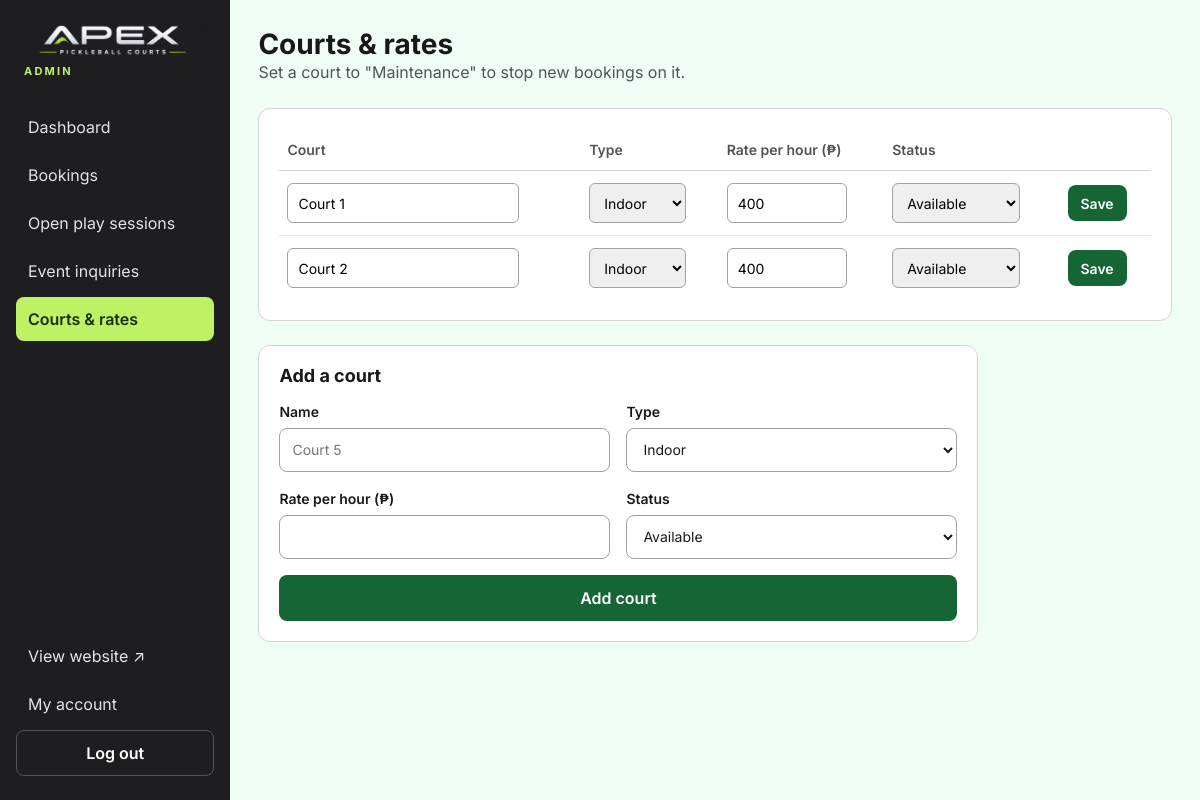
The page /admin/courts.php (signed in) on the database as committed earlier.
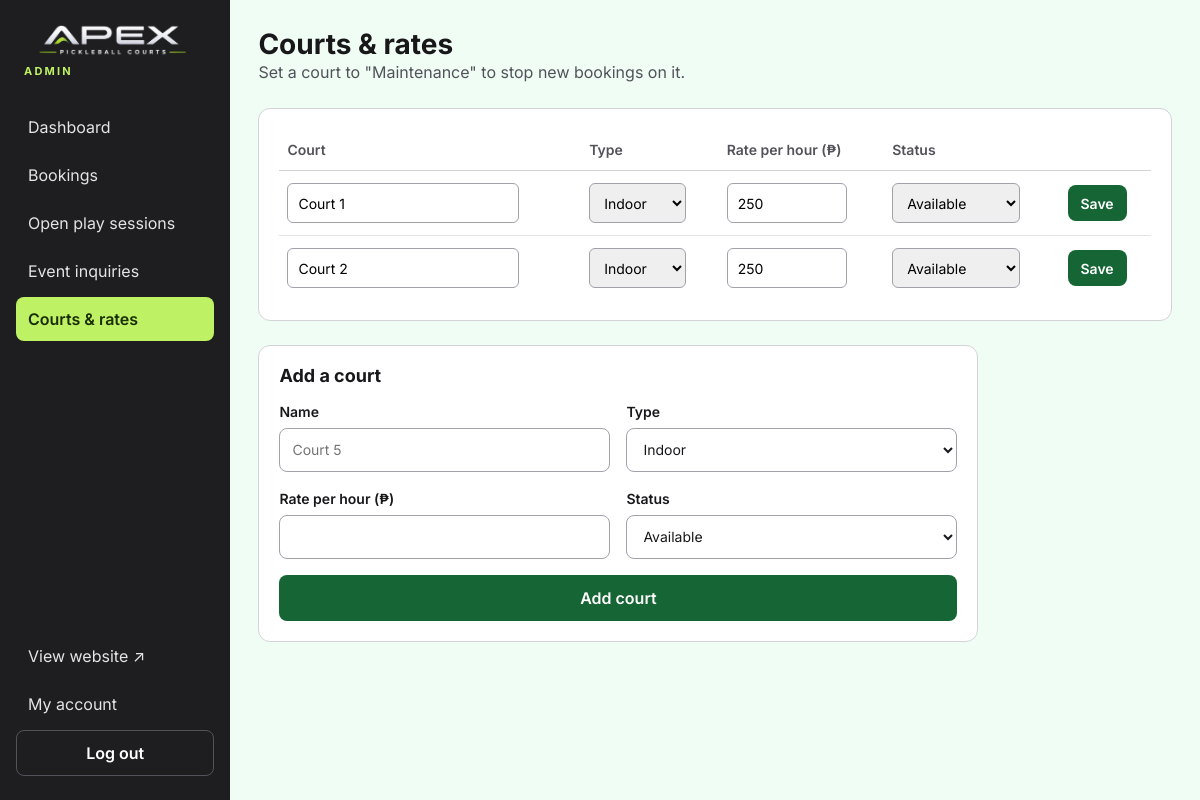
The same page on the database as committed later.
### tables this page shows
CREATE TABLE courts (
  id INT AUTO_INCREMENT PRIMARY KEY,
  name VARCHAR(50) NOT NULL,
  court_type VARCHAR(20) NOT NULL DEFAULT 'Indoor',
  hourly_rate DECIMAL(10,2) NOT NULL,
  status VARCHAR(20) NOT NULL DEFAULT 'available',  
  sort_order INT NOT NULL DEFAULT 0
);

### includes/functions.php (called while the page is built, shortened)
<?php
function e($value): string
{
    return htmlspecialchars((string) $value, ENT_QUOTES, 'UTF-8');
}

### admin/courts.php (the view, shortened to what this page needs)
<?php
require __DIR__ . '/../includes/functions.php';
$pdo = db();
$types = ['Indoor', 'Outdoor'];
$statuses = ['available' => 'Available', 'maintenance' => 'Maintenance'];
$courts = $pdo->query('SELECT * FROM courts ORDER BY sort_order, id')->fetchAll();
require __DIR__ . '/../includes/admin_header.php';
?>
<div class="admin-top">
  <div><h1>Courts &amp; rates</h1><p class="muted">Set a court to "Maintenance" to stop new bookings on it.</p></div>
</div>
<section class="panel">
  <div class="table-wrap">
    <table class="table">
      <thead><tr><th>Court</th><th>Type</th><th>Rate per hour (₱)</th><th>Status</th><th><span class="sr-only">Save</span></th></tr></thead>
      <tbody>
      <?php foreach ($courts as $c): $fid = 'court-' . (int) $c['id']; ?>
        <tr>
          <td><input form="<?= $fid ?>" aria-label="Court name" class="field-input" type="text" name="name" value="<?= e($c['name']) ?>" required style="min-height: 40px; padding: 6px 10px; border: 1px solid #a1a1aa; border-radius: 6px; font: inherit"></td>
          <td><select form="<?= $fid ?>" aria-label="Court type" name="court_type" style="min-height: 40px; padding: 6px 10px; border: 1px solid #a1a1aa; border-radius: 6px; font: inherit">
            <?php foreach ($types as $t): ?><option <?= $c['court_type'] === $t ? 'selected' : '' ?>><?= $t ?></option><?php endforeach; ?></select></td>
          <td><input form="<?= $fid ?>" aria-label="Hourly rate" type="number" name="hourly_rate" min="0" step="1" value="<?= e((float) $c['hourly_rate']) ?>" required style="min-height: 40px; width: 120px; padding: 6px 10px; border: 1px solid #a1a1aa; border-radius: 6px; font: inherit"></td>
          <td><select form="<?= $fid ?>" aria-label="Status" name="status" style="min-height: 40px; padding: 6px 10px; border: 1px solid #a1a1aa; border-radius: 6px; font: inherit">
            <?php foreach ($statuses as $v => $l): ?><option value="<?= $v ?>" <?= $c['status'] === $v ? 'selected' : '' ?>><?= $l ?></option><?php endforeach; ?></select></td>
          <td>
            <form method="post" id="<?= $fid ?>"><?= csrf_field() ?><input type="hidden" name="action" value="save"><input type="hidden" name="id" value="<?= (int) $c['id'] ?>">
              <button type="submit" class="btn btn-sm btn-primary">Save</button>
            </form>
          </td>
        </tr>
      <?php endforeach; ?>
      </tbody>
    </table>
  </div>
</section>
<section class="panel" style="max-width: 720px">
  <h2 style="font-size: 18px">Add a court</h2>
  <form method="post" class="form-grid">
    <label class="field">Name<input type="text" name="name" required placeholder="Court 5"></label>
    <label class="field">Type<select name="court_type"><?php foreach ($types as $t): ?><option><?= $t ?></option><?php endforeach; ?></select></label>
    <label class="field">Rate per hour (₱)<input type="number" name="hourly_rate" min="0" step="1" required></label>
    <label class="field">Status<select name="status"><?php foreach ($statuses as $v => $l): ?><option value="<?= $v ?>"><?= $l ?></option><?php endforeach; ?></select></label>
    <button type="submit" class="btn btn-primary full">Add court</button>
  </form>
</section>
<?php require __DIR__ . '/../includes/admin_footer.php'; ?>

Rows that differ between the two databases and show on the page:
changed courts "Court 1": hourly_rate "400" → "250"
changed courts "Court 2": hourly_rate "400" → "250"
